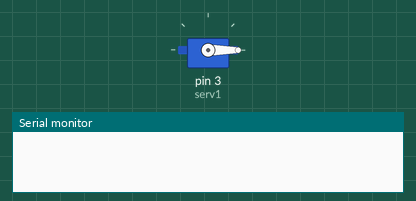
Simulated run of this sketch. Board: Arduino Uno, built with avr-gcc and run on an emulated ATmega328P. Shown: servo, the last lines printed to the serial monitor.

Above: at 1.05 s.
At 3.75 s:
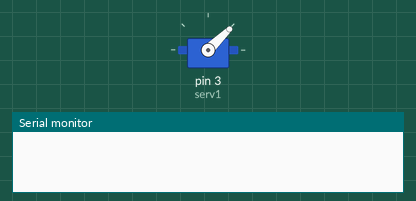
At 6.5 s:
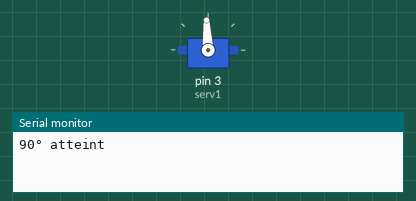
At 12.0 s:
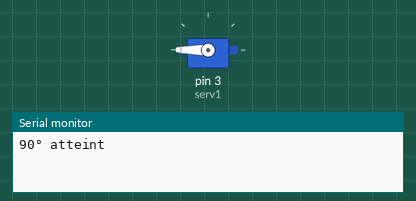
Timing chart, 0 to 15.3 s (numbered marks = the images above):
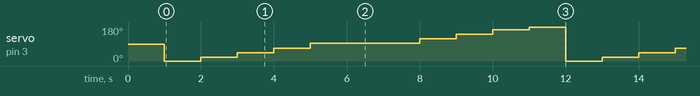

The sketch:

test_convertiseur.ino
```cpp
#include<Servo.h>
Servo serv1;

void setup() {
Serial.begin(9600);
serv1.attach(3);
serv1.write(90);
delay(1000);


}
  int conv(int angle){
    return int(500+((1000*angle)/90));
 /*bouge(servo serv,float angle){
  angle1=angle-23;
  for(int i=0;i>23;i++){
  angle1=angle1+1
  serv.writemicroseconds(conv(angle1))
  }*/

}

void loop() {
/* int tempsmillis=44;
  int angle=113;
  int angle1=angle-23;
  for(int i=0;i>23;i++){
    Serial.println("angle +1");
    int t=millis();
    int T=0;
    while(T<tempsmillis){
      serv1.write(angle1+i);
      T=millis()-t;
    }
  }*/
  int i=0;
  /*while ( i<23){
    serv1.writeMicroseconds(conv(90+i));
    delay(44);
    i=i+1;
  }*/
  serv1.writeMicroseconds(500);
  delay(1000);
  serv1.writeMicroseconds(750);
  delay(1000);
  serv1.writeMicroseconds(1000);
  delay(1000);
  serv1.writeMicroseconds(1250);
  delay(1000);
  serv1.writeMicroseconds(1500);
  Serial.println("90° atteint");
  delay(3000);
  serv1.writeMicroseconds(1750);
  delay(1000);
  serv1.writeMicroseconds(2000);
  delay(1000);
  serv1.writeMicroseconds(2250);
  delay(1000);
  serv1.writeMicroseconds(2500);
  delay(1000);
}
```

Measured:
- by itself, servo on pin 3 (serv1): repeats every 11.0 s: 20° 1.0 s, 44° 1.0 s, 68° 1.0 s, 93° 3.0 s, 117° 1.0 s, 141° 1.0 s, 165° 1.0 s, 180° 1.0 s, 0° 1.0 s
